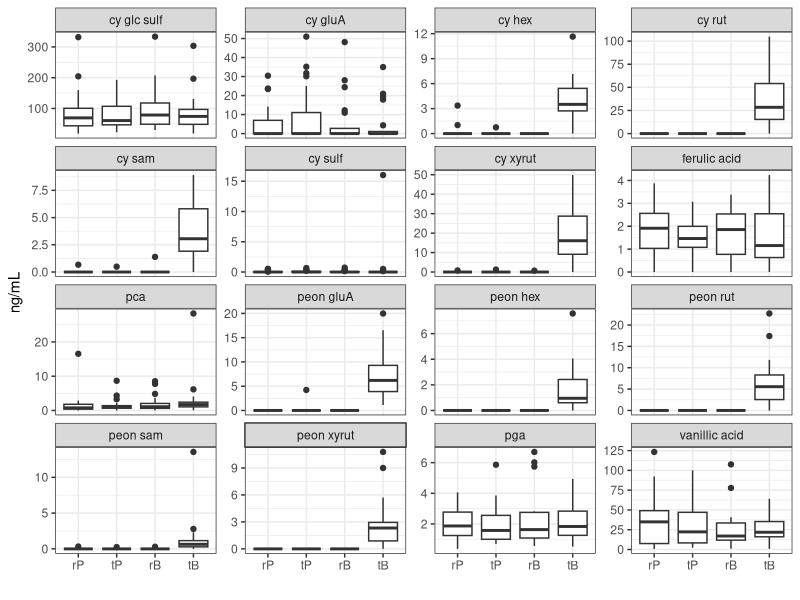
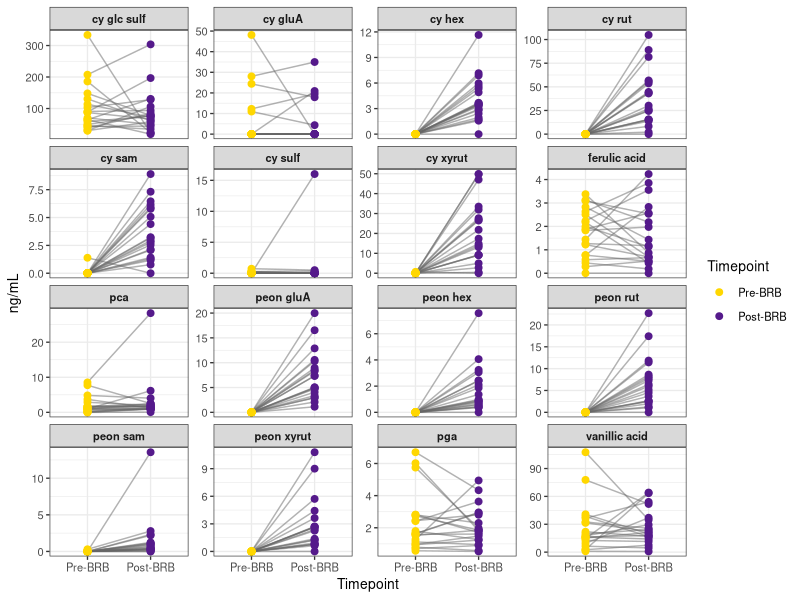
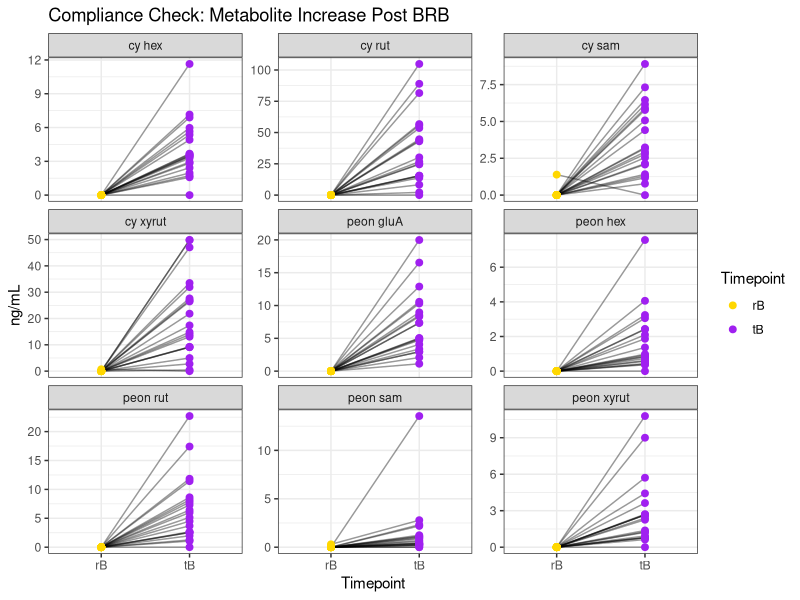
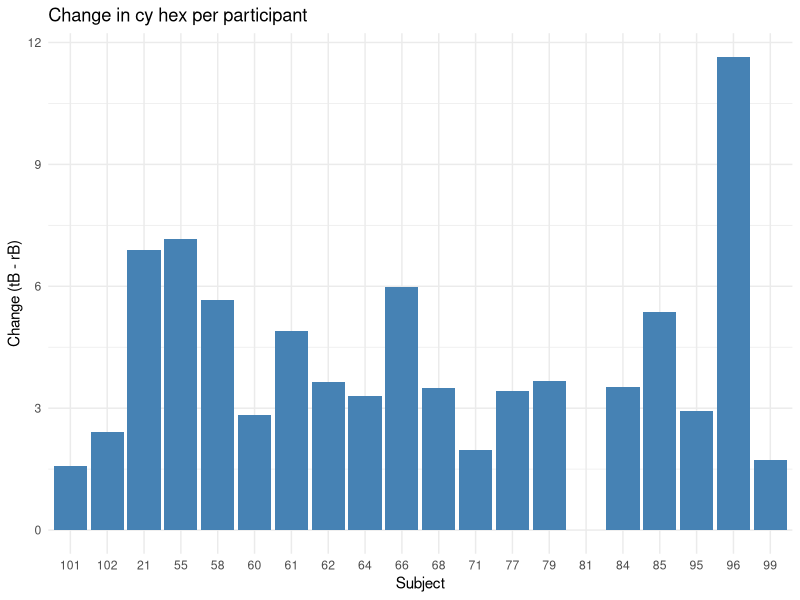
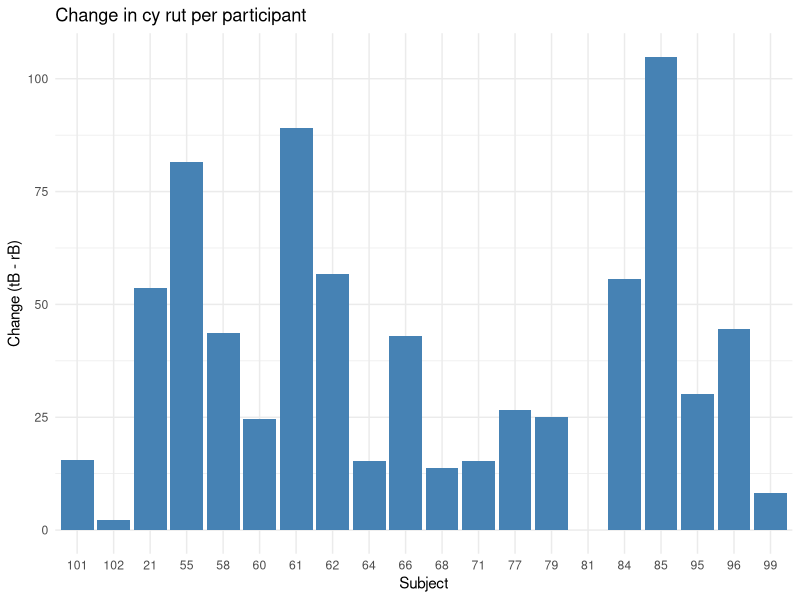
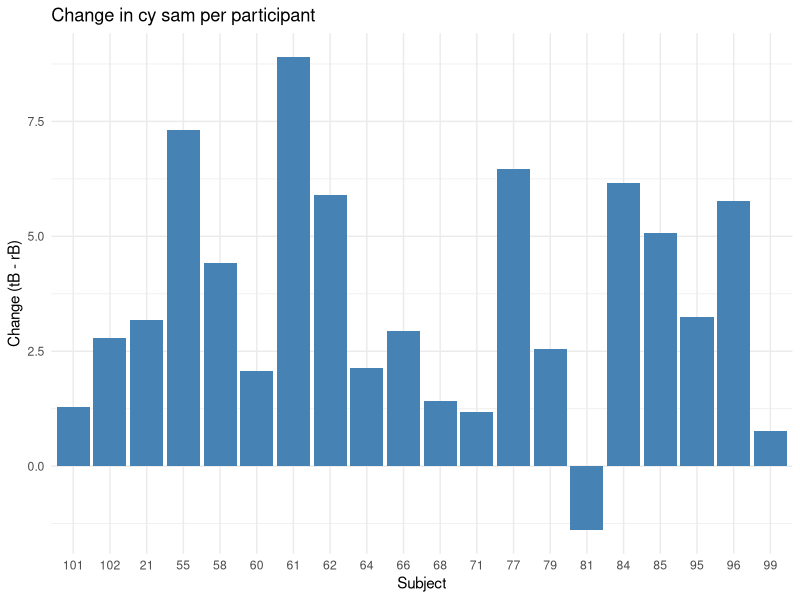
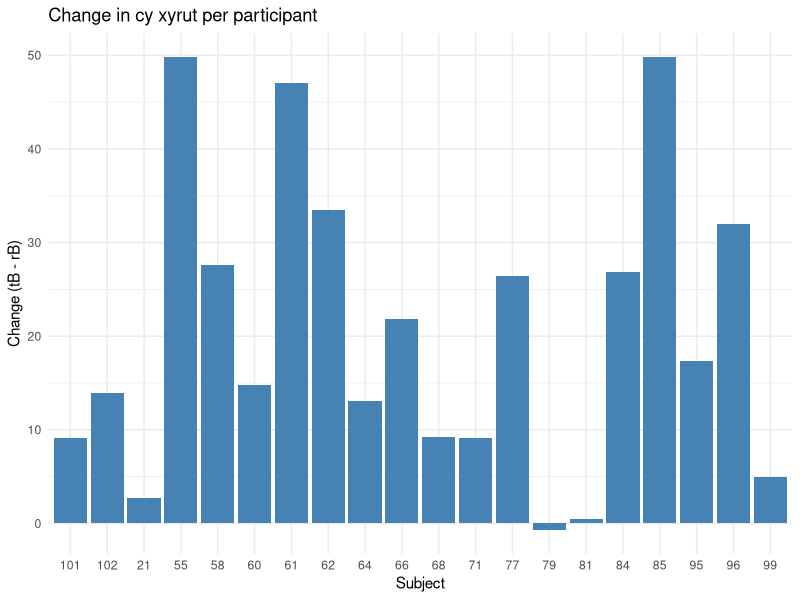
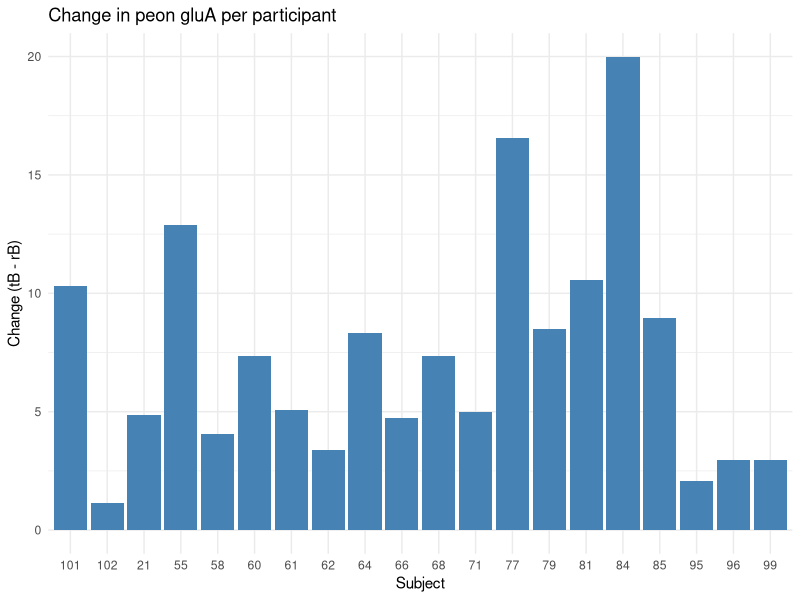

These figures' R source, in order:
## ---- chunk 1
knitr::opts_chunk$set(echo = TRUE)

library(tidyverse)
library(readxl)
library(pheatmap)

## ---- chunk 2
key.long <- read.csv("../data/derived/timepoint_key_long.csv")
met <- read_excel("../data/raw/urine-metabolomics/Dan Urine Anthocyanin 11-10-2022.xlsx", sheet = "concentration ng mL") %>%
  filter(!is.na(`21-V2`))
## ---- chunk 3
met <- met %>%
  mutate_at(vars(-...1), ~as.numeric(.)) %>%
  mutate_at(vars(-...1), ~replace(., is.na(.), 0)) %>%
  pivot_longer(
    cols = 2:81, 
    names_to = "Sample",
    values_to = "value",
    values_transform = ~ as.numeric(gsub(",", "", .x))
  ) %>%
  rename("metabolite" = `...1`) %>%
  separate(Sample, c("Subject.Number", "v")) %>%
  mutate(v = toupper(v))
## ---- chunk 4
key.long <- key.long %>%
  mutate(v =  toupper(substr(timepoints, 11, 12)),
         v = ifelse(v == "-V", toupper(substr(timepoints, 12, 13)), v),
         Subject.Number = as.character(Subject.Number)) %>%
  select(Subject.Number, v, Timepoint) 

# join to met 
met <- met %>%
  left_join(key.long)
## ---- chunk 5
met$Timepoint <- factor(met$Timepoint, levels=c("rP", "tP", "rB", "tB"))

met %>%
  filter(!is.na(Timepoint)) %>%
  ggplot(aes(x = Timepoint, y = value)) +
  geom_boxplot() +
  facet_wrap(metabolite ~ ., scales = "free_y") +
  xlab("") +
  ylab("ng/mL") + 
  theme(base.size = 10) +
  theme_bw()

ggsave("../figures/metabolomics_boxplot.png", dev="png", height = 6, width = 5, dpi = 400)
## ---- chunk 6
# Rename levels for legend clarity
met_brb <- met %>%
  filter(Timepoint %in% c("rB", "tB")) %>%
  mutate(
    Timepoint = factor(Timepoint, levels = c("rB", "tB")),
    Timepoint = recode(Timepoint, "rB" = "Pre-BRB", "tB" = "Post-BRB")
  )

# Plot
ggplot(met_brb, aes(x = Timepoint, y = value, group = Subject.Number)) +
  geom_line(color = "gray40", alpha = 0.5) +
  geom_point(aes(color = Timepoint), size = 2) +
  facet_wrap(~ metabolite, scales = "free_y") +
  scale_color_manual(values = c("Pre-BRB" = "gold", "Post-BRB" = "purple4")) +
  labs(
    y = "ng/mL",
    x = "Timepoint"
  ) +
  theme_bw(base_size = 10) +
  theme(
    strip.text = element_text(face = "bold"),
    legend.position = "right"
  )

## ---- chunk 7
# Ensure correct timepoint order
met$Timepoint <- factor(met$Timepoint, levels = c("rP", "tP", "rB", "tB"))

# Run Wilcoxon test: rB vs tB for each metabolite
sig_mets <- met %>%
  filter(Timepoint %in% c("rB", "tB")) %>%
  group_by(metabolite) %>%
  summarise(p.value = tryCatch(
    wilcox.test(value[Timepoint == "rB"], value[Timepoint == "tB"])$p.value,
    error = function(e) NA_real_
  )) %>%
  filter(p.value < 0.05) %>%
  pull(metabolite)

# Subset met for significant metabolites only
met_sig <- met %>%
  filter(metabolite %in% sig_mets)

met_comp <- met_sig %>% filter(Timepoint %in% c("rB", "tB"))

ggplot(met_comp, aes(x = Timepoint, y = value, group = Subject.Number)) +
  geom_line(alpha = 0.4) +
  geom_point(aes(color = Timepoint), size = 2) +
  facet_wrap(~ metabolite, scales = "free_y") +
  scale_color_manual(values = c("rB" = "gold", "tB" = "purple")) +
  labs(title = "Compliance Check: Metabolite Increase Post BRB",
       y = "ng/mL") +
  theme_bw(base_size = 11)

## ---- chunk 8
# Filter only rB and tB
met_rb_tb <- met %>%
  filter(Timepoint %in% c("rB", "tB"))

# Perform Wilcoxon test for each metabolite
wilcox_rb_tb <- met_rb_tb %>%
  group_by(metabolite) %>%
  summarise(
    p.value = wilcox.test(value ~ Timepoint)$p.value,
    .groups = "drop"
  ) %>%
  mutate(p.adj = p.adjust(p.value, method = "BH"),
         significant = ifelse(p.adj < 0.05, "yes", "no"))

# View significant results
wilcox_rb_tb %>% filter(significant == "yes")


## ---- chunk 9
# Get significant metabolite names
sig_metabs <- wilcox_rb_tb %>%
  filter(p.adj < 0.05) %>%
  pull(metabolite)

# Subset original data
rb_tb_data <- met %>%
  filter(Timepoint %in% c("rB", "tB"),
         metabolite %in% sig_metabs)

rb_tb_wide <- rb_tb_data %>%
  select(metabolite, Subject.Number, Timepoint, value) %>%
  pivot_wider(names_from = Timepoint, values_from = value) %>%
  mutate(change = tB - rB)
## ---- chunk 10
# Loop through each metabolite and plot the changes
for (metab in unique(rb_tb_wide$metabolite)) {
  p <- rb_tb_wide %>%
    filter(metabolite == metab) %>%
    ggplot(aes(x = factor(Subject.Number), y = change)) +
    geom_col(fill = "steelblue") +
    labs(title = paste("Change in", metab, "per participant"),
         x = "Subject", y = "Change (tB - rB)") +
    theme_minimal()

  print(p)  # shows the plot if interactive
  # Optionally save
  ggsave(paste0("figures/", gsub(" ", "_", metab), "_barplot.png"), plot = p, width = 6, height = 4)
}

## ---- chunk 11
my_colors <- c("#4E79A7", "#F28E2B", "#E15759", "#76B7B2", "#59A14F",
               "#EDC948", "#B07AA1", "#FF9DA7", "#9C755F", "#BAB0AC")

rb_tb_wide %>%
  ggplot(aes(x = factor(Subject.Number), y = change, fill = factor(Subject.Number))) +
  geom_col() +
  facet_wrap(~ metabolite, scales = "free_y") +
  scale_fill_manual(values = rep(my_colors, length.out = length(unique(rb_tb_wide$Subject.Number)))) +
  labs(x = "Participant ID", y = "Change in Metabolite Concentration (ng/mL)") +
  theme_minimal() +
  theme(axis.text.x = element_text(angle = 90, hjust = 1),
        legend.position = "none")


## ---- chunk 12
# Filter for rB and tB timepoints only
met_rb_tb <- met_sig %>%
  filter(Timepoint %in% c("rB", "tB"))

# Get one row per Subject.Number × metabolite with rB and tB
met_diff <- met_rb_tb %>%
  select(Subject.Number, metabolite, Timepoint, value) %>%
  pivot_wider(names_from = Timepoint, values_from = value) %>%
  filter(!is.na(rB) & !is.na(tB)) %>%  # Keep complete cases
  mutate(change = tB - rB)

# Plot density
ggplot(met_diff, aes(x = change)) +
  geom_density(fill = "lightblue", alpha = 0.6) +
  facet_wrap(~ metabolite, scales = "free") +
  labs(x = "(ng/mL)") +
  theme_bw(base_size = 11)


## ---- chunk 13
# Create matrix: rows = participants, columns = metabolites
heat_data <- rb_tb_wide %>%
  select(Subject.Number, metabolite, change) %>%
  pivot_wider(names_from = metabolite, values_from = change) %>%
  column_to_rownames("Subject.Number") %>%
  as.matrix()

pheatmap(
  heat_data,
  cluster_rows = TRUE,
  cluster_cols = TRUE,
  color = colorRampPalette(c("purple4", "white", "red2"))(100))


## ---- chunk 14
heat_data_sig <- rb_tb_wide %>%
  filter(metabolite %in% sig_mets) %>%
  select(Subject.Number, metabolite, change) %>%
  pivot_wider(names_from = metabolite, values_from = change) %>%
  column_to_rownames("Subject.Number") %>%
  as.matrix()
 # Perform hierarchical clustering on participants
row_dist <- dist(heat_data_sig)
row_clust <- hclust(row_dist)

# Cut dendrogram into 3 clusters
cluster_assignments <- cutree(row_clust, k = 3)

# Create annotation dataframe
compliance_cluster_df <- data.frame(
  Subject.Number = rownames(heat_data_sig),
  compliance_cluster = as.factor(cluster_assignments)
)
rownames(compliance_cluster_df) <- compliance_cluster_df$Subject.Number
compliance_cluster_df <- compliance_cluster_df["compliance_cluster", drop = FALSE]
library(pheatmap)

pheatmap(
  heat_data_sig,
  annotation_row = compliance_cluster_df,
  cluster_rows = TRUE,
  cluster_cols = TRUE,  # cluster metabolites
  color = colorRampPalette(c("blue", "white", "red"))(100))

## ---- chunk 15
# Cut into 3 clusters
cluster_assignments <- cutree(row_clust, k = 3)

# Merge clusters 1 and 2 into one group
merged_clusters <- ifelse(cluster_assignments %in% c(1, 2), "Responder", "Non-responder")

# Build new annotation dataframe
compliance_cluster_df <- data.frame(BRB_response = merged_clusters)
rownames(compliance_cluster_df) <- rownames(heat_data_sig)
annotation_colors <- list(
  BRB_response = c("Responder" = "skyblue", "Non-responder" = "gold")
)
pheatmap(
  heat_data_sig,
  annotation_row = compliance_cluster_df,
  annotation_colors = annotation_colors,
  cluster_rows = TRUE,
  cluster_cols = TRUE,
  color = colorRampPalette(c("purple4", "white", "red2"))(100))
